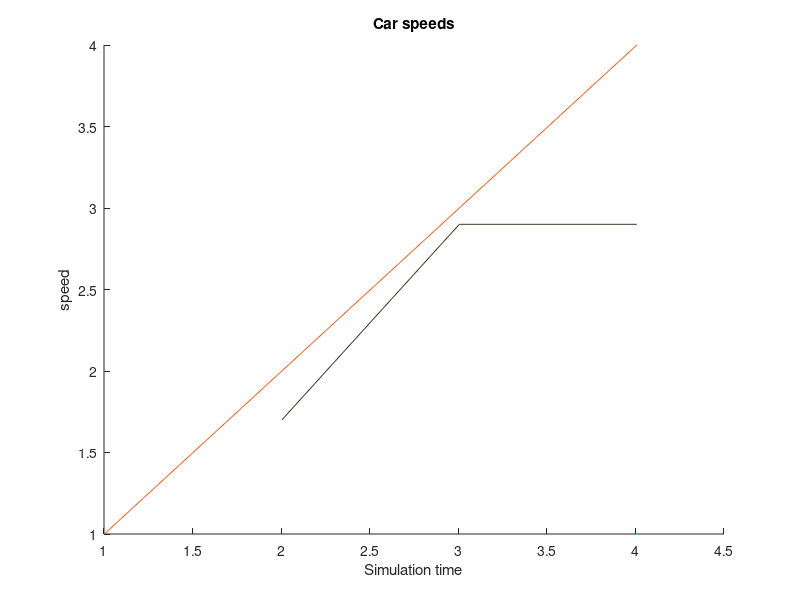

The MATLAB script that drew this image:
A = [1.0 2.0 3.0 4.0 ]
Atime = [1.002 2.004 3.006 4.008 ]
B = [1.6999961 2.8999994 2.8999972 ]
Btime = [2.004 3.006 4.008 ]
C = [1.0 ]
Ctime = [4.008 ]
figure;
hold on;
plot(Atime,A,'Color',[0.9202252 0.3931834 0.14793557])
plot(Btime,B,'Color',[0.21811223 0.2371828 0.14733213])
plot(Ctime,C,'Color',[0.17864233 0.88998526 0.29824692])
title('Car speeds')
ylabel('speed')
xlabel('Simulation time')
hold off;